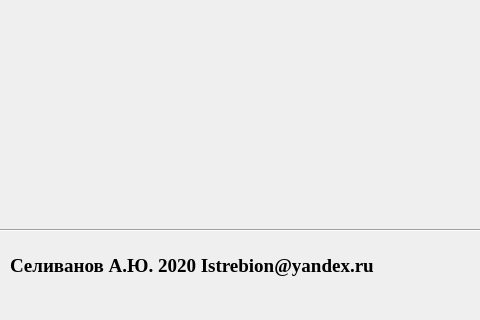
<?xml version="1.0" encoding="UTF-8"?>
<ui version="4.0">
 <class>about</class>
 <widget class="QDialog" name="about">
  <property name="geometry">
   <rect>
    <x>0</x>
    <y>0</y>
    <width>480</width>
    <height>320</height>
   </rect>
  </property>
  <property name="windowTitle">
   <string>Dialog</string>
  </property>
  <widget class="QLabel" name="label">
   <property name="geometry">
    <rect>
     <x>20</x>
     <y>20</y>
     <width>261</width>
     <height>191</height>
    </rect>
   </property>
   <property name="text">
    <string/>
   </property>
   <property name="pixmap">
    <pixmap resource="Textures_game.qrc">:/new/random_game_textures/new/random_game_textures/bashenki.png</pixmap>
   </property>
   <property name="scaledContents">
    <bool>true</bool>
   </property>
  </widget>
  <widget class="QLabel" name="label_2">
   <property name="geometry">
    <rect>
     <x>10</x>
     <y>230</y>
     <width>441</width>
     <height>71</height>
    </rect>
   </property>
   <property name="font">
    <font>
     <family>Times New Roman</family>
     <pointsize>14</pointsize>
     <weight>75</weight>
     <bold>true</bold>
    </font>
   </property>
   <property name="text">
    <string>Селиванов А.Ю. 2020 Istrebion@yandex.ru</string>
   </property>
  </widget>
  <widget class="Line" name="line">
   <property name="geometry">
    <rect>
     <x>0</x>
     <y>215</y>
     <width>481</width>
     <height>31</height>
    </rect>
   </property>
   <property name="orientation">
    <enum>Qt::Horizontal</enum>
   </property>
  </widget>
 </widget>
 <resources>
  <include location="Textures_game.qrc"/>
 </resources>
 <connections/>
</ui>
